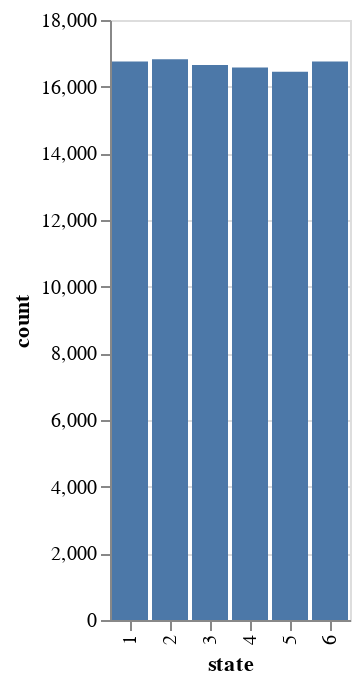

Notebook source saved alongside this figure:
### Code cell
import pandas as pd

die_rolls = pd.DataFrame({
    'state': possible_states,
    'count': [counts.get(state, 0) for state in possible_states]
})

print(die_rolls)

alt.Chart(die_rolls).mark_bar().encode(
    x='state:O',
    y='count'
)

### Figure 1 — Vega-Lite specification as saved in the notebook (floating-point values rounded to 4 significant figures)
{"config": {"view": {"continuousWidth": 300, "continuousHeight": 300}}, "data": {"name": "data-6c014555b2ed00ff58bfff3019c115a1"}, "mark": {"type": "bar"}, "encoding": {"x": {"field": "state", "type": "ordinal"}, "y": {"field": "count", "type": "quantitative"}}, "$schema": "https://vega.github.io/schema/vega-lite/v5.16.3.json", "datasets": {"data-6c014555b2ed00ff58bfff3019c115a1": [{"state": 1, "count": 16752}, {"state": 2, "count": 16819}, {"state": 3, "count": 16653}, {"state": 4, "count": 16577}, {"state": 5, "count": 16444}, {"state": 6, "count": 16755}]}}
